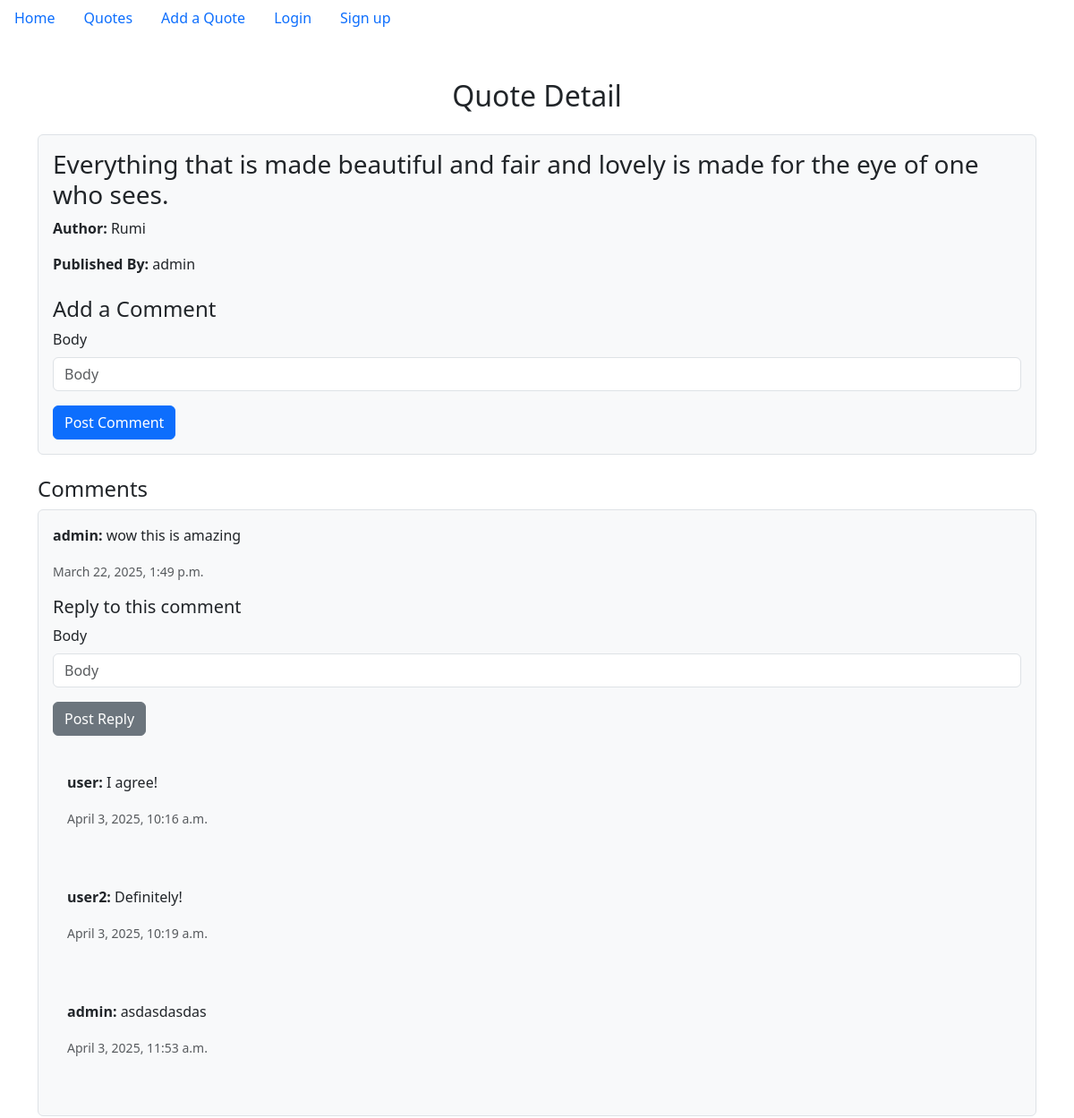
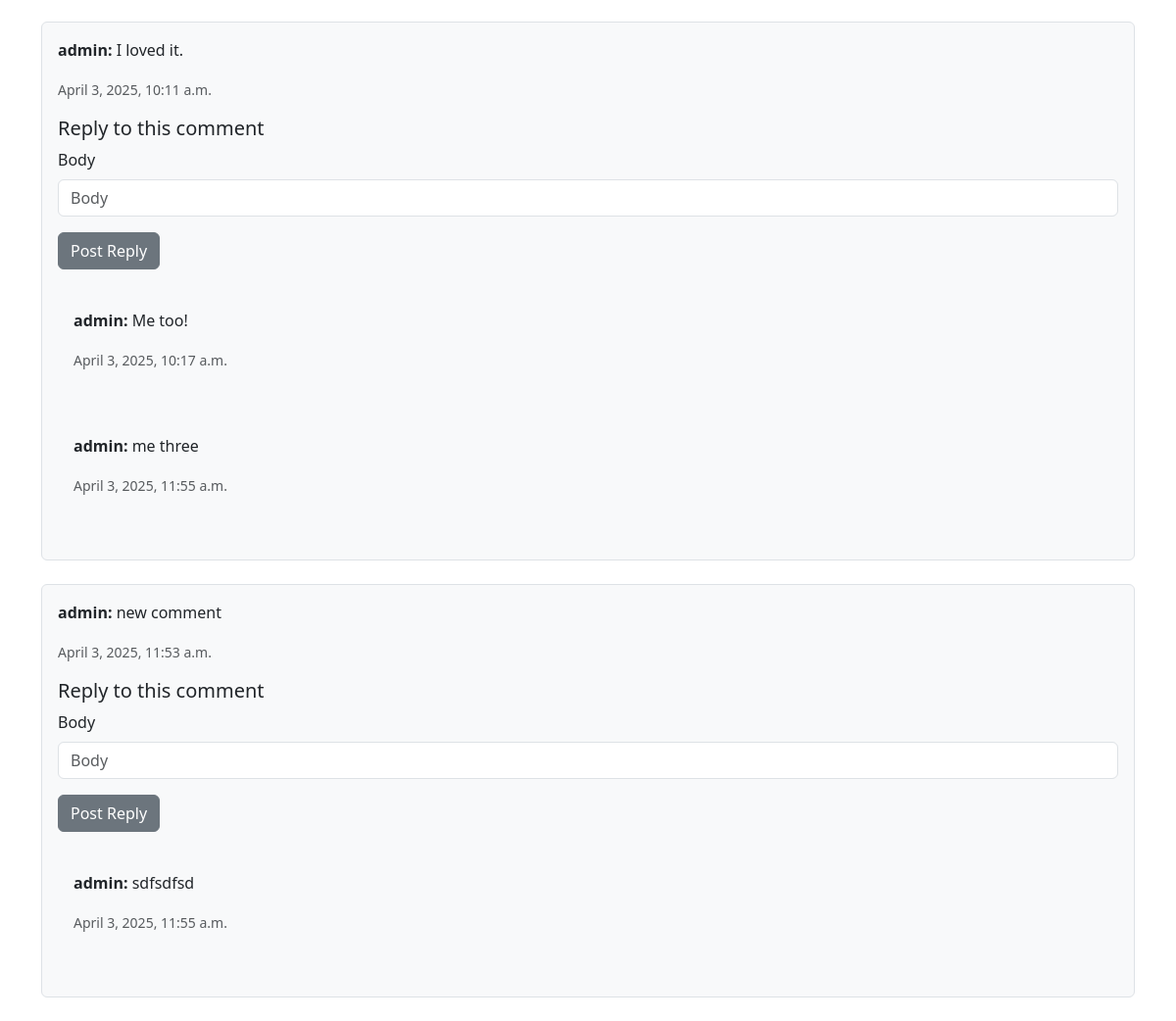
Page /quote/quote_detail/1/ on the committed database (2 pictures, top to bottom).
### myApp/models.py (models this page shows, shortened)
class Quote(models.Model):
    body = models.CharField(max_length=500)
    publisher = models.ForeignKey(User, on_delete=models.CASCADE)
    author = models.CharField(max_length=260)
    like_numbers = models.PositiveSmallIntegerField(default=0)

class Comment(models.Model):
    publisher = models.ForeignKey(User, on_delete=models.CASCADE)
    body = models.CharField(max_length=250)
    created_at = models.DateTimeField(auto_now_add=True)
    quote = models.ForeignKey(Quote, on_delete=models.CASCADE, related_name='comments')

class SubComment(models.Model):
    publisher = models.ForeignKey(User, on_delete=models.CASCADE)
    body = models.CharField(max_length=250)
    created_at = models.DateTimeField(auto_now_add=True)
    comment = models.ForeignKey(Comment, on_delete=models.CASCADE, related_name='sub_comments')
    parent_subcomment = models.ForeignKey('self', null=True, blank=True, on_delete=models.CASCADE, related_name='replies')

### myApp/views.py (the view)
# urls.py: path('quote/quote_detail/<int:pk>/', views.quote_detail, name='quote_detail'),
def quote_detail(request, pk):
    quote = get_object_or_404(Quote, pk=pk)
    comments = Comment.objects.filter(quote=quote)
    comment_form = CommentForm()
    subcomment_form = SubCommentForm()
    return render(request, 'myApp/quote_detail.html', {
        'quote': quote,
        'comments': comments,
        'comment_form': comment_form,
        'subcomment_form': subcomment_form
    })

### myApp/forms.py
class CommentForm(forms.ModelForm):
    class Meta:
        model = Comment
        fields = ['body']

class SubCommentForm(forms.ModelForm):
    class Meta:
        model = SubComment
        fields = ['body']

### templates/myApp/quote_detail.html (shortened to what this page needs)
{% extends 'base.html' %}
{% load django_bootstrap5 %}
{% block content %}
<div class="container mt-5">
  <h2 class="text-center mb-4">Quote Detail</h2>
  <div class="quote-details mb-4 p-3 border rounded bg-light">
    <h3>{{ quote.body }}</h3>
    <p><strong>Author:</strong> {{ quote.author }}</p>
    <p><strong>Published By:</strong> {{ quote.publisher.username }}</p>
    <div class="comment-form mt-4">
      <h4>Add a Comment</h4>
      <form method="POST" action="{% url 'add_comment' quote.pk %}">
        {% bootstrap_form comment_form %}
        <button type="submit" class="btn btn-primary">Post Comment</button>
      </form>
    </div>
  </div>
  <div class="comments mt-4">
    <h4>Comments</h4>
    {% for comment in comments %}
      <div class="comment mb-4 p-3 border rounded bg-light">
        <p><strong>{{ comment.publisher.username }}:</strong> {{ comment.body }}</p>
        <p class="text-muted"><small>{{ comment.created_at }}</small></p>
        <div class="subcomment-form mt-3">
          <h5>Reply to this comment</h5>
          <form method="POST" action="{% url 'add_subcomment' quote.pk comment.id %}">
            {% bootstrap_form subcomment_form %}
            <button type="submit" class="btn btn-secondary">Post Reply</button>
          </form>
        </div>
        <div class="subcomments mt-4 ml-4">
          {% for subcomment in comment.sub_comments.all %}
            <div class="subcomment mb-3 p-3 border-left">
              <p><strong>{{ subcomment.publisher.username }}:</strong> {{ subcomment.body }}</p>
              <p class="text-muted"><small>{{ subcomment.created_at }}</small></p>
            </div>
          {% empty %}
            <p>No replies yet. Be the first to reply!</p>
          {% endfor %}
        </div>
      </div>
    {% empty %}
      <p>No comments yet. Be the first to comment!</p>
    {% endfor %}
  </div>
</div>
{% endblock %}

### static/css/base.css (style rules this page uses)
body { background-color: cornsilk; }

### rows in the picture
Quote: body "Everything that is made beautiful and fair and lovely is made for the eye of one who sees.", author "Rumi", publisher.username "admin"
Comment: publisher.username "admin", body "wow this is amazing", created_at "March 22, 2025, 1:49 p.m."
SubComment: publisher.username "user", body "I agree!", created_at "April 3, 2025, 10:16 a.m."
SubComment: publisher.username "user2", body "Definitely!", created_at "April 3, 2025, 10:19 a.m."
SubComment: publisher.username "admin", body "asdasdasdas", created_at "April 3, 2025, 11:53 a.m."
Comment: publisher.username "admin", body "I loved it.", created_at "April 3, 2025, 10:11 a.m."
SubComment: publisher.username "admin", body "Me too!", created_at "April 3, 2025, 10:17 a.m."
SubComment: publisher.username "admin", body "me three", created_at "April 3, 2025, 11:55 a.m."
Comment: publisher.username "admin", body "new comment", created_at "April 3, 2025, 11:53 a.m."
SubComment: publisher.username "admin", body "sdfsdfsd", created_at "April 3, 2025, 11:55 a.m."
